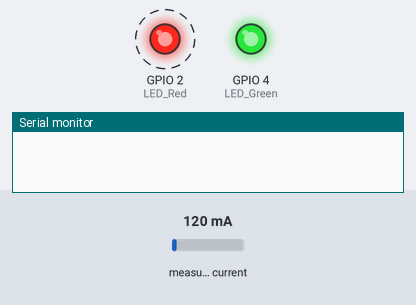
This sketch was run on a simulated ESP32. Shown: output pins drawn as LEDs (lit = HIGH), the last lines printed to the serial monitor. Dashed ring = blinking. Inputs (shaded band) come from the test bench; at power-on: measured current 120 mA (analog values on the 0–4095 scale).

Above: at 1.4 s.
1.5 s: measured current set to 189 mA
6.1 s: measured current set to 210 mA
At 7.7 s:
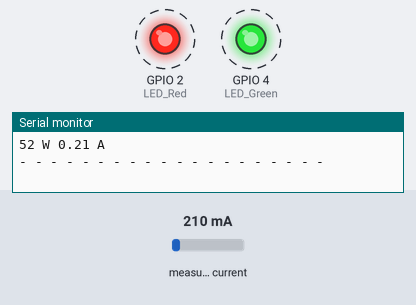
10.7 s: measured current set to 40 mA
At 11.2 s:
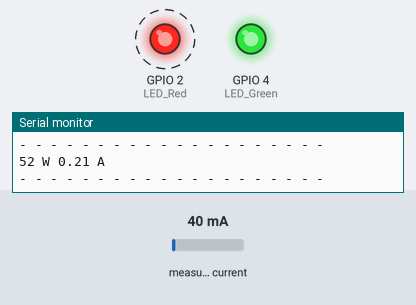
15.3 s: measured current set to 500 mA
At 16.7 s:
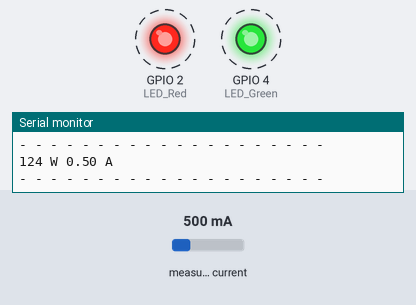
Timing chart, 0 to 20.8 s (numbered marks = the images above; inputs shaded):
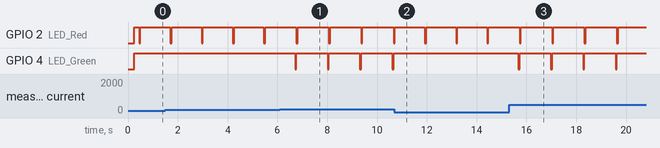

Measured:
- the behaviour switches between 200 and 201 mA on measured current (found by bisection; images 0 and 1)
- after the input at 6.1 s, GPIO 4 (LED_Green): alternates HIGH for 1.3 s and LOW for 0.05 s, starting after 0.61 s
- after the input at 10.7 s, GPIO 4 (LED_Green): stops changing and stays HIGH
- after the input at 15.3 s, GPIO 4 (LED_Green): alternates HIGH for 1.3 s and LOW for 0.05 s, starting after 0.38 s
- by itself, GPIO 2 (LED_Red): alternates HIGH for 1.3 s and LOW for 0.05 s

The sketch:

CMIS-1_Test_Code_CT_Clamp.ino
```cpp
/*
  Dave Williams, DitroniX 2019-2023 (ditronix.net)
  CMIS-1 Current Monitor IoT Sensors v1.0
  Features include ESP32 MODBUS EEPROM CT Clamp Multi-Current Sensors Voltage OLED
  PCA v1.2211-105 - Test Code Firmware v1 - 18th January 2023

  Simplified Board Bring Up Test - CT Clamp (Output sent to Serial Print)

  Remember!
  Set the BOARD to ESP32, 'WEMOS D1 MINI ESP32' DEV Module (or similar).
  You may set the BAUD rate to 921600 to speed up flashing.
  The SDK does NOT need external power to flash.  It will take Power from the USB 5V.

  Note: In the default state, upon first power up and during reset, the Green LED may be partially lit. Once programmed and the GPIO defined, the Green LED will go off after power up.

  This test code is OPEN SOURCE and formatted for easier viewing.  Although is is not intended for real world use, it may be freely used, or modified as needed.
  It is distributed on an "AS IS" BASIS, WITHOUT WARRANTIES OR CONDITIONS OF ANY KIND, either express or implied.

  Further information, details and examples can be found on our website wiki pages ditronix.net/wiki and github.com/DitroniX
*/

// Libraries
#include <EmonLib.h> // https://github.com/openenergymonitor/EmonLib
#include <driver/adc.h>

// ****************  VARIABLES / DEFINES / STATIC ****************

// Constants
const int LoopDelay = 1; // Loop Delay in Seconds

// Variables
double Irms;

// **************** OUTPUTS ****************
#define LED_Red 2 // Red LED
#define LED_Green 4 // Green LED

// **************** INPUTS ****************
#define CT_IN 35 //GPIO 35 (Analog ADC 1 CH7)

// Force EmonLib to use 1bit ADC resolution
#define ADC_BITS    12
#define ADC_COUNTS  (1<<ADC_BITS)
#define Home_Voltage 249.0
#define emonTxV3  //Force the library to use 3v3 as supply voltage

// EnergyMonitor Instance.
EnergyMonitor emon1;

void setup() {

  // Stabalise
  delay(250);

  // Initialise UART:
  Serial.begin(115200, SERIAL_8N1);  //115200
  while (!Serial);
  Serial.println("");

  // LEDs
  pinMode(LED_Red, OUTPUT);
  pinMode(LED_Green, OUTPUT);

  // LEDs Default Off State
  digitalWrite(LED_Red, HIGH);
  digitalWrite(LED_Green, HIGH);

  adc1_config_channel_atten(ADC1_CHANNEL_4, ADC_ATTEN_DB_11);
  analogReadResolution(ADC_BITS);

  // Initialize emon library (30 = calibration number, adjust as needed)
  emon1.current(CT_IN, 23.50);
}

void loop() {

  // Calculate Irms only, adjust as needed
  double Amps = emon1.calcIrms(1676); //5588, adjust as needed

  // Calculate Watts (Power)
  double Watts = Amps * Home_Voltage;

  // Optional to Filter out the noise, adjust as needed
  if (Amps > 0.20) {
    // Update the display
    Serial.print((int)Watts);
    Serial.print(" W ");
    Serial.print(Amps);
    Serial.println(" A");

    Serial.println("\n- - - - - - - - - - - - - - - - - - - -");

    // Flash LED
    digitalWrite(LED_Green, LOW);
    delay(50);
    digitalWrite(LED_Green, HIGH);
  }

  // Heatbeat LED
  digitalWrite(LED_Red, LOW);
  delay(50);
  digitalWrite(LED_Red, HIGH);

  // Loop Delay
  delay(LoopDelay * 1000);

}
```
